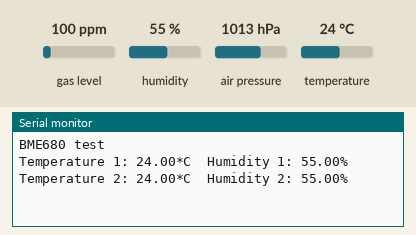
Simulated run of this sketch. Board: Arduino Uno, built with avr-gcc and run on an emulated ATmega328P. Parts: the last lines printed to the serial monitor. The inputs (shaded band) are chosen by the test bench; at power-on: humidity 55 %, temperature 24 °C, gas level 100 ppm, air pressure 1013 hPa.

Above: at 2.2 s.
2.3 s: humidity set to 22 %
At 3.1 s:
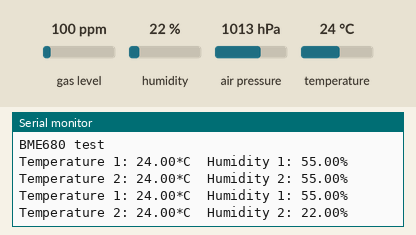
5.3 s: temperature set to 12 °C
At 5.9 s:
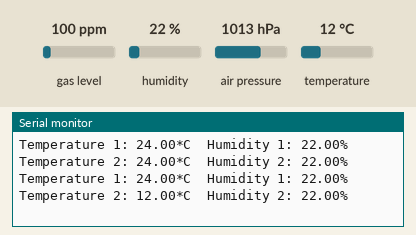
8.3 s: humidity set to 40 %
At 9.1 s:
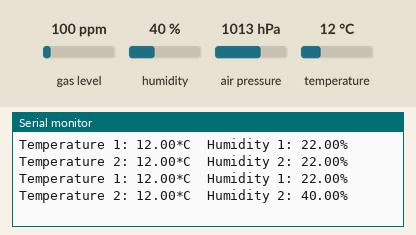
Timing chart, 0 to 11.3 s (numbered marks = the images above; inputs shaded):
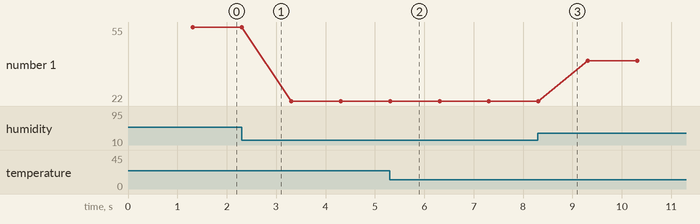

The sketch:

ARDUINO_MEGA1.ino
```cpp
#include <Wire.h>
#include <SPI.h>
#include <SoftwareSerial.h>
#include <Adafruit_Sensor.h>
#include "Adafruit_BME680.h"

// Address of BME680 sensors
Adafruit_BME680 bme3; // I2C
Adafruit_BME680 bme4; // I2C

// Serial communication is established with pin 5 (RX) and 6 (TX)
SoftwareSerial TTGO(5, 6);      //  RX, TX --- TTGO LoRa 32 0 Bluetooth

// Define a variable of type String (str)
String datos;

//términos para el funcionamiento de la comunicación serial
const int lonbuffer = 10;
char buffer[lonbuffer];

// Variables
float temp1, temp2,hume1, hume2;

bool mostrar = false;

unsigned long tiempoAnterior;
int periodo = 1000;

void setup() {
  Serial.begin(9600);

  // Serial port initialization for serial communication
  TTGO.begin(9600);

  while (!Serial);
  Serial.println(F("BME680 test"));
  if (!bme3.begin()) {
    Serial.println("Could not find a valid BME680 sensor 3, check wiring!");
  }
  if (!bme4.begin(0x76)) {
    Serial.println("Could not find a valid BME680 sensor 4, check wiring!");
  }

  // Initialization of the sensors
  bme3.setTemperatureOversampling(BME680_OS_8X);
  bme3.setHumidityOversampling(BME680_OS_2X);
  bme4.setTemperatureOversampling(BME680_OS_8X);
  bme4.setHumidityOversampling(BME680_OS_2X);

  // Variable initialization
  temp1 = 0;  // Temperature
  hume1 = 0;  // Humidity
  temp2 = 0;  // Temperature
  hume2 = 0;  // Humidity

  tiempoAnterior = millis();

 delay(1000);

}

void loop() {

  if ( (millis() - tiempoAnterior)>=periodo){
    tiempoAnterior = millis();

     //******** temperature sensor check *****

  if (! bme3.performReading()) {
    Serial.println("Failed to perform reading bme3 :(");
    return;
  }
  if (! bme4.performReading()) {
    Serial.println("Failed to perform reading bme4 :(");
    return;
  }

  temp1 = bme3.temperature;
  hume1 = bme3.humidity;
  temp2 = bme4.temperature;
  hume2 = bme4.humidity;

    // Serial monitor
  Serial.print("Temperature 1: ");
  Serial.print(temp1);
  Serial.print("*C  ");
  Serial.print("Humidity 1: ");
  Serial.print(hume1);
  Serial.print("%  ");
  Serial.print("  ");
  Serial.print("Temperature 2: ");
  Serial.print(temp2);
  Serial.print("*C  ");
  Serial.print("Humidity 2: ");
  Serial.print(hume2);
  Serial.println("%  ");

  // String to send data to the TTGO LoRa32 board
  datos = TTGO.println("!" +String(temp1) +"#" +String(hume1) +"$" +String(temp2) +"%" +String(hume2));
  TTGO.print(datos);
  }
}
```

Measured:
- after the input at 2.3 s, the serial monitor: prints a new line at once (image 1)
- after the input at 5.3 s, the serial monitor: prints a new line at once (image 2)
- after the input at 8.3 s, the serial monitor: prints a new line at once (image 3)
- plotted number 1: 55 → 22 after the input at 2.3 s, 22 → 40 after the input at 8.3 s
